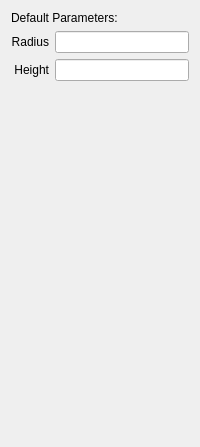
          <widget class="QWidget" name="cylinderPage">
           <layout class="QVBoxLayout" name="verticalLayout_12">
            <item>
             <widget class="QLabel" name="cylinderDefaultLabel">
              <property name="text">
               <string>Default Parameters:</string>
              </property>
             </widget>
            </item>
            <item>
             <layout class="QGridLayout" name="gridLayout_10">
              <item row="0" column="0">
               <widget class="QLabel" name="cylinderRadiusLabel">
                <property name="text">
                 <string>Radius</string>
                </property>
                <property name="alignment">
                 <set>Qt::AlignRight|Qt::AlignTrailing|Qt::AlignVCenter</set>
                </property>
               </widget>
              </item>
              <item row="1" column="1">
               <widget class="QLineEdit" name="cylinderHeightEdit"/>
              </item>
              <item row="1" column="0">
               <widget class="QLabel" name="cylinderHeightLabel">
                <property name="text">
                 <string>Height</string>
                </property>
                <property name="alignment">
                 <set>Qt::AlignRight|Qt::AlignTrailing|Qt::AlignVCenter</set>
                </property>
               </widget>
              </item>
              <item row="0" column="1">
               <widget class="QLineEdit" name="cylinderRadiusEdit"/>
              </item>
             </layout>
            </item>
            <item>
             <spacer name="verticalSpacer_9">
              <property name="orientation">
               <enum>Qt::Vertical</enum>
              </property>
              <property name="sizeHint" stdset="0">
               <size>
                <width>20</width>
                <height>355</height>
               </size>
              </property>
             </spacer>
            </item>
           </layout>
          </widget>
